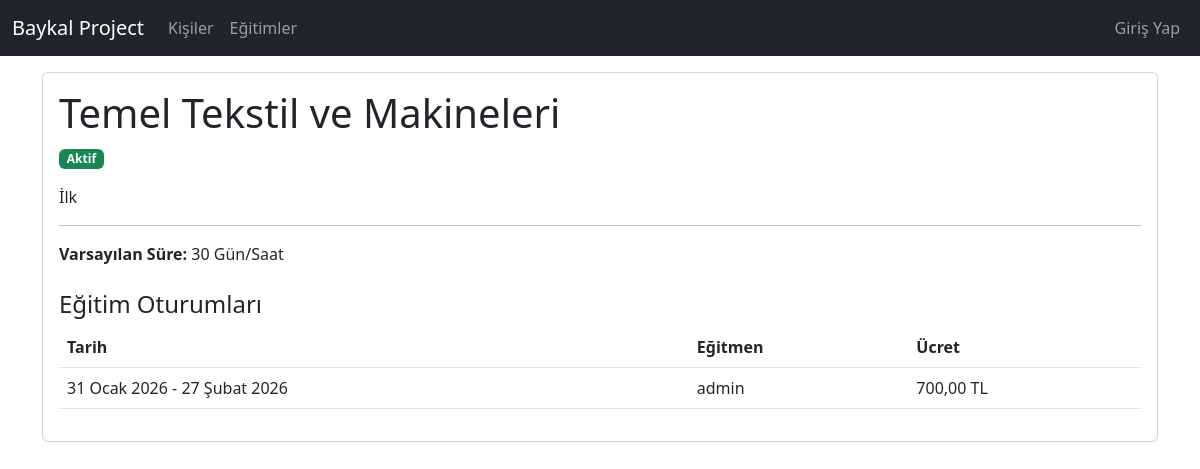
The page /training/1/ on the database its author committed.
### core/models.py (models this page shows, shortened)
class Training(models.Model):
    name = models.CharField(max_length=200)
    description = models.TextField(blank=True, null=True)
    default_duration = models.IntegerField(help_text="Duration in hours or days", blank=True, null=True)
    is_active = models.BooleanField(default=True)

class TrainingSession(models.Model):
    training = models.ForeignKey(Training, on_delete=models.CASCADE)
    start_date = models.DateField()
    end_date = models.DateField(null=True, blank=True)
    instructor = models.ForeignKey(User, on_delete=models.SET_NULL, null=True, blank=True)
    price = models.DecimalField(max_digits=10, decimal_places=2, default=0)

### core/views.py (the view)
# urls.py: path('training/<int:pk>/', views.training_detail, name='training_detail'),
def training_detail(request, pk):
    training = get_object_or_404(Training, pk=pk)
    return render(request, 'core/training/training_detail.html', {'training': training})

### core/templates/core/training/training_detail.html (shortened to what this page needs)
{% extends 'core/base.html' %}
{% block content %}
<div class="card mb-4">
    <div class="card-body">
        <h1 class="card-title">
            {{ training.name }}
        </h1>
        <p class="text-muted">
            {% if training.is_active %}
            <span class="badge bg-success">Aktif</span>
            {% else %}
            <span class="badge bg-secondary">Pasif</span>
            {% endif %}
        </p>
        <p class="card-text">{{ training.description|default:"Açıklama yok." }}</p>
        <hr>
        <p><strong>Varsayılan Süre:</strong> {{ training.default_duration|default:"-" }} Gün/Saat</p>
        <h4 class="mt-4 d-flex justify-content-between">
            Eğitim Oturumları
        </h4>
        <div class="table-responsive">
            <table class="table table-hover">
                <thead>
                    <tr>
                        <th>Tarih</th>
                        <th>Eğitmen</th>
                        <th>Ücret</th>
                    </tr>
                </thead>
                <tbody>
                    {% for session in training.trainingsession_set.all %}
                    <tr>
                        <td>{{ session.start_date }} - {{ session.end_date|default:"?" }}</td>
                        <td>{{ session.instructor.get_full_name|default:session.instructor.username }}</td>
                        <td>{{ session.price }} TL</td>
                    </tr>
                    {% empty %}
                    <tr>
                        <td colspan="{% if user.is_staff %}4{% else %}3{% endif %}">Bu eğitim için planlanmış oturum
                            yok.</td>
                    </tr>
                    {% endfor %}
                </tbody>
            </table>
        </div>
    </div>
</div>
{% endblock %}

### core/templates/core/base.html (style rules this page uses)
body { padding-top: 4.5rem; }

### rows shown on the page
Training: name "Temel Tekstil ve Makineleri", description "İlk", default_duration "30"
TrainingSession: start_date "31 Ocak 2026", end_date "27 Şubat 2026", instructor.get_full_name "admin", price "700,00"
